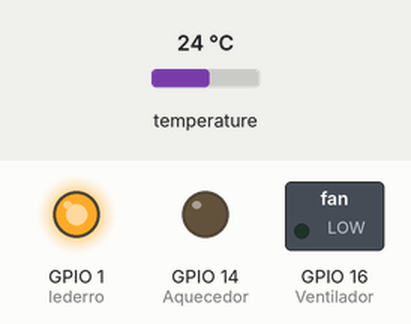
Recording of a sketch running on a simulated ESP8266 (NodeMCU). Shown: switched loads named in the sketch (green lamp = pin HIGH), output pins drawn as LEDs (lit = HIGH). The inputs (shaded band) are chosen by the test bench; at power-on: temperature 24 °C. WiFi joins after 1.5 s; servers stay silent unless stated.

Above: at 3.0 s.
3.1 s: temperature set to 25.1 °C
At 3.9 s:
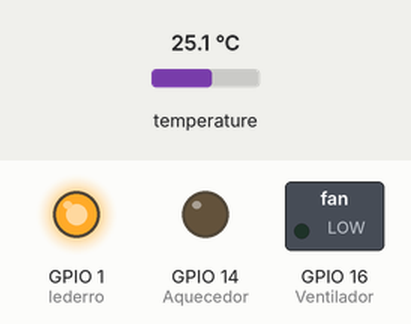
4.6 s: temperature set to 12 °C
At 6.2 s:
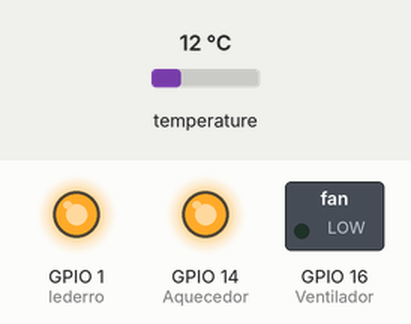
7.0 s: temperature set to 24.3 °C
8.7 s: temperature set to 25.7 °C
At 10.5 s:
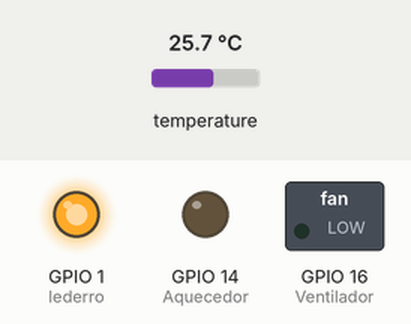
11.0 s: temperature set to 26.7 °C
12.7 s: temperature set to 27.6 °C
At 14.7 s:
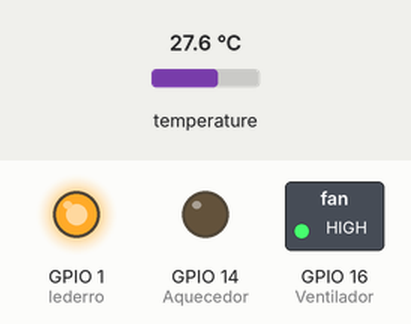
Timing chart, 0 to 16.0 s (numbered marks = the images above; inputs shaded):
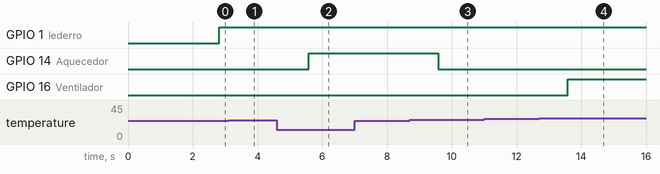

The sketch:

NanoReef2022.ino
```cpp
// Controle de Temperatura ESP8266 novo Blynk
// 13/06/2022
// Temperatura minima 24.5C <> 25.0C
// Temperatura maxima 27.0C <> 26.5C

#define BLYNK_TEMPLATE_ID ""
#define BLYNK_DEVICE_NAME ""
#define BLYNK_AUTH_TOKEN ""

#define BLYNK_PRINT Serial

// Comment this out to disable prints and save space
#define BLYNK_PRINT Serial
#define ONE_WIRE_BUS 13 // D7

#include <ESP8266WiFi.h>
#include <BlynkSimpleEsp8266.h>
#include <OneWire.h>
#include <DallasTemperature.h>

OneWire oneWire(ONE_WIRE_BUS);
DallasTemperature DS18B20(&oneWire);

int Ventilador = 16 ; // D0  porta que esta ligado o Ventilador
int Aquecedor = 14 ; // D5  porta que esta ligado o Aquecedor
int lederro = 1 ;  // TX
float temp;
WidgetLED led1(V2);
WidgetLED led2(V3);
WidgetLED led3(V4);

char auth[] = BLYNK_AUTH_TOKEN;

// Your WiFi credentials.
// Set password to "" for open networks.
char ssid[] = "";
char pass[] = "";


BlynkTimer timer;


void setup()
{
  // Debug console
  Serial.begin(115200);

  Blynk.begin(auth, ssid, pass);
  // You can also specify server:
  //Blynk.begin(auth, ssid, pass, "blynk.cloud", 80);
  //Blynk.begin(auth, ssid, pass, IPAddress(192,168,1,100), 8080);

  DS18B20.begin();

  // Setup a function to be called every second
  timer.setInterval(1000L, sendSensor);

  pinMode(lederro, OUTPUT);
  pinMode(Aquecedor, OUTPUT);
  pinMode(Ventilador, OUTPUT);
  digitalWrite(Ventilador,LOW);
  digitalWrite(Aquecedor,LOW);

}

void loop()
{
  Blynk.run();
  timer.run();
  termostato();
}

/***********************************************/

void sendSensor()
{
  DS18B20.requestTemperatures();
  float t = DS18B20.getTempCByIndex(0);
  temp = t;

  // You can send any value at any time.
  // Please don't send more that 10 values per second.
    Blynk.virtualWrite(V0, t);
}


void termostato()
{
   if (temp > 0 && temp < 50){

  led3.off();
 if ( temp > 27.00 ) {
    digitalWrite(Ventilador,HIGH);
    led2.on();
 }
  if ( temp < 26.50 ){
    digitalWrite(Ventilador,LOW);
    led2.off();

  }

  if ( temp < 24.40 ) {
    digitalWrite(Aquecedor,HIGH);
    led1.on();
  }
    if ( temp > 24.90 ) {
      digitalWrite(Aquecedor,LOW);
      led1.off();

    }
     }else
     {

      led3.on();
      digitalWrite(Ventilador,LOW);
      led2.off();
      digitalWrite(Aquecedor,LOW);
      led1.off();
      delay(500);
      digitalWrite(lederro,LOW);
      delay(500);
      digitalWrite(lederro,HIGH);

     }
}
```

Measured:
- the behaviour switches between 24.9 and 25 °C on temperature (found by bisection; images 2 and 3)
- the behaviour switches between 27 and 27.1 °C on temperature (found by bisection; images 3 and 4)
- after the input at 3.1 s, GPIO 14 (Aquecedor): stays LOW (without the input it goes to HIGH after 0.48 s)
- after the input at 4.6 s, GPIO 14 (Aquecedor): LOW → HIGH after 0.98 s
- after the input at 7.0 s, every drawn part: stays the same
- after the input at 8.7 s, GPIO 14 (Aquecedor): HIGH → LOW after 0.88 s
- after the input at 11.0 s, every drawn part: stays the same
- after the input at 12.7 s, GPIO 16 (Ventilador): LOW → HIGH after 0.88 s
